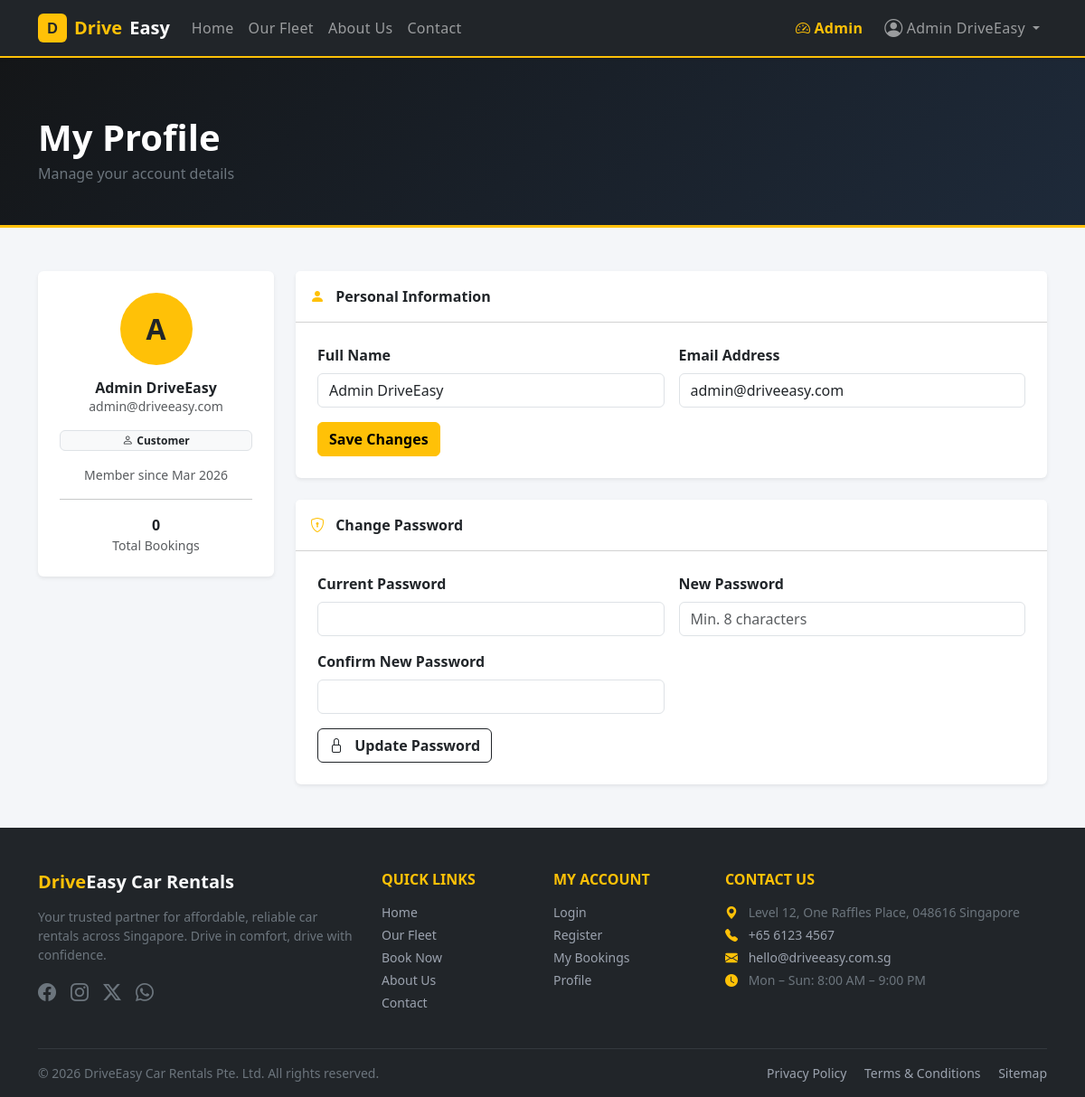
The app's page /profile.php (signed in) with its own data.
### tables this page shows
CREATE TABLE IF NOT EXISTS users (
    id            INT AUTO_INCREMENT PRIMARY KEY,
    name          VARCHAR(100)  NOT NULL,
    email         VARCHAR(150)  NOT NULL UNIQUE,
    password_hash VARCHAR(255)  NOT NULL,
    role          ENUM('user','admin') NOT NULL DEFAULT 'user',
    created_at    TIMESTAMP DEFAULT CURRENT_TIMESTAMP
);

### profile.php (the view, shortened to what this page needs)
<?php
require_once __DIR__ . '/includes/db.php';
$userId    = currentUserId();
$stmt = $pdo->prepare("SELECT id, name, email, created_at FROM users WHERE id = :id");
$stmt->execute([':id' => $userId]);
$user = $stmt->fetch();
$bookingCountStmt = $pdo->prepare("SELECT COUNT(*) FROM bookings WHERE user_id = :id");
$bookingCountStmt->execute([':id' => $userId]);
$bookingCount = (int)$bookingCountStmt->fetchColumn();
?>
<!DOCTYPE html>
<html lang="en">
<head>
    <link rel="stylesheet" href="https://cdn.jsdelivr.net/npm/bootstrap@5.3.2/dist/css/bootstrap.min.css">
    <link rel="stylesheet" href="https://cdn.jsdelivr.net/npm/bootstrap-icons@1.11.3/font/bootstrap-icons.min.css">
    <link rel="stylesheet" href="/assets/css/style.css">
</head>
<body>
<?php include __DIR__ . '/includes/navbar.php'; ?>
<main>
<div class="page-hero">
    <div class="container">
        <h1 class="fw-bold text-white mb-1">My Profile</h1>
        <p class="text-secondary mb-0">Manage your account details</p>
    </div>
</div>
<div class="container py-5">
    <div class="row g-4">
        <div class="col-12 col-md-4 col-lg-3">
            <div class="card border-0 shadow-sm text-center p-4">
                <div class="bg-warning rounded-circle mx-auto mb-3 fw-bold fs-2 d-flex align-items-center justify-content-center"
                     style="width:80px;height:80px;" aria-hidden="true">
                    <?= mb_strtoupper(mb_substr(htmlspecialchars($user['name']), 0, 1)) ?>
                </div>
                <h2 class="h6 fw-bold mb-0"><?= htmlspecialchars($user['name']) ?></h2>
                <p class="text-muted small mb-3"><?= htmlspecialchars($user['email']) ?></p>
                <div class="badge bg-light text-dark border mb-3">
                    <i class="bi bi-person me-1" aria-hidden="true"></i>Customer
                </div>
                <div class="text-muted small">
                    Member since <?= htmlspecialchars(date('M Y', strtotime($user['created_at']))) ?>
                </div>
                <hr>
                <div>
                    <div class="fw-bold"><?= $bookingCount ?></div>
                    <div class="text-muted small">Total Bookings</div>
                </div>
            </div>
        </div>
        <div class="col-12 col-md-8 col-lg-9">
            <div class="card border-0 shadow-sm mb-4">
                <div class="card-header bg-white fw-bold py-3">
                    <i class="bi bi-person-fill me-2 text-warning" aria-hidden="true"></i>
                    Personal Information
                </div>
                <div class="card-body p-4">
                    <form action="/profile.php" method="POST"
                          class="needs-validation" novalidate>
                        <div class="row g-3">
                            <div class="col-sm-6">
                                <label for="name" class="form-label fw-semibold">Full Name</label>
                                <input type="text" class="form-control" id="name" name="name"
                                       value="<?= htmlspecialchars($user['name']) ?>"
                                       required maxlength="100">
                            </div>
                            <div class="col-sm-6">
                                <label for="email" class="form-label fw-semibold">Email Address</label>
                                <input type="email" class="form-control" id="email" name="email"
                                       value="<?= htmlspecialchars($user['email']) ?>"
                                       required maxlength="150">
                            </div>
                            <div class="col-12">
                                <button type="submit" class="btn btn-warning fw-semibold">
                                    Save Changes
                                </button>
                            </div>
                        </div>
                    </form>
                </div>
            </div>
            <div class="card border-0 shadow-sm">
                <div class="card-header bg-white fw-bold py-3">
                    <i class="bi bi-shield-lock me-2 text-warning" aria-hidden="true"></i>
                    Change Password
                </div>
                <div class="card-body p-4">
                    <form action="/profile.php" method="POST"
                          class="needs-validation" novalidate>
                        <div class="row g-3">
                            <div class="col-12 col-sm-6">
                                <label for="current_password" class="form-label fw-semibold">
                                    Current Password
                                </label>
                                <input type="password" class="form-control"
                                       id="current_password" name="current_password"
                                       required autocomplete="current-password">
                            </div>
                            <div class="col-12 col-sm-6">
                                <label for="new_password" class="form-label fw-semibold">
                                    New Password
                                </label>
                                <input type="password" class="form-control"
                                       id="new_password" name="new_password"
                                       required minlength="8"
                                       autocomplete="new-password"
                                       placeholder="Min. 8 characters">
                            </div>
                            <div class="col-12 col-sm-6">
                                <label for="confirm_password" class="form-label fw-semibold">
                                    Confirm New Password
                                </label>
                                <input type="password" class="form-control"
                                       id="confirm_password" name="confirm_password"
                                       required autocomplete="new-password">
                            </div>
                            <div class="col-12">
                                <button type="submit" class="btn btn-outline-dark fw-semibold">
                                    <i class="bi bi-lock me-2" aria-hidden="true"></i>
                                    Update Password
                                </button>
                            </div>
                        </div>
                    </form>
                </div>
            </div>
        </div>
    </div>
</div>
</main>
<?php include __DIR__ . '/includes/footer.php'; ?>
</body>
</html>

### assets/css/style.css (style rules this page uses)
:root { --brand-gold: #FFC107; --brand-dark: #212529; --brand-darker: #141618; --brand-light: #F8F9FA; --card-radius: 0.75rem; --transition: 0.25s ease; }
body { font-family: 'Segoe UI', system-ui, -apple-system, sans-serif; display: flex; flex-direction: column; min-height: 100vh; background-color: #f4f6f9; color: var(--brand-dark); }
main { flex: 1; }
.page-hero { background: linear-gradient(135deg, var(--brand-darker), #1e2a3a); color: #fff; padding: 4rem 0 3rem; position: relative; overflow: hidden; }
.page-hero::after { content: ''; position: absolute; bottom: 0; left: 0; right: 0; height: 3px; background: var(--brand-gold); }

### records on screen
users: name "A", name "Admin DriveEasy", email "admin@driveeasy.com", created_at "Mar 2026"

### other values on screen
currentUserName() "Admin DriveEasy"
$bookingCount "0"
